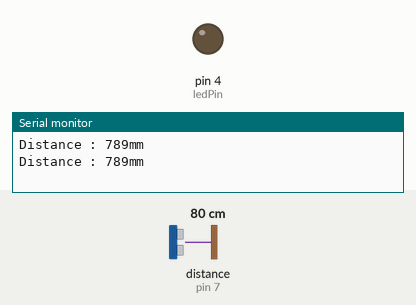
A sketch run on a simulated Arduino Uno, built with avr-gcc and run on an emulated ATmega328P. On the bench: output pins drawn as LEDs (lit = HIGH), the last lines printed to the serial monitor. Wiring (inferred from the names in the program): ultrasonic range finder: trigger pin 8; echo pin 7. Inputs (shaded band) come from the test bench; at power-on: distance to the obstacle (sensor on pin 7) 80 cm. The echo pulse lasts 58.3 µs per cm; pins used as bus, display or sensor lines are not drawn.

Above: at 3.8 s.
3.9 s: distance to the obstacle (sensor on pin 7) set to 7 cm
7.8 s: distance to the obstacle (sensor on pin 7) set to 4 cm
At 9.4 s:
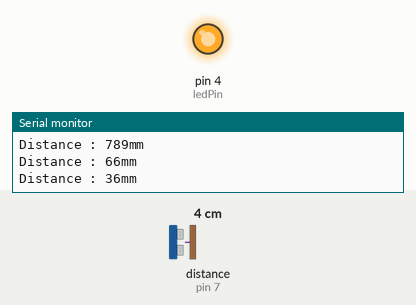
11.7 s: distance to the obstacle (sensor on pin 7) set to 9 cm
At 12.9 s:
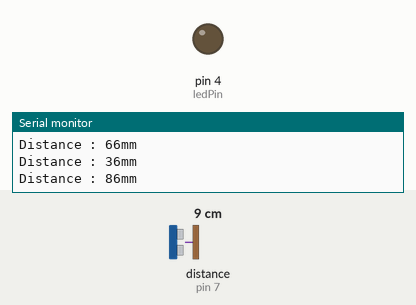
15.6 s: distance to the obstacle (sensor on pin 7) set to 2 cm
At 18.7 s:
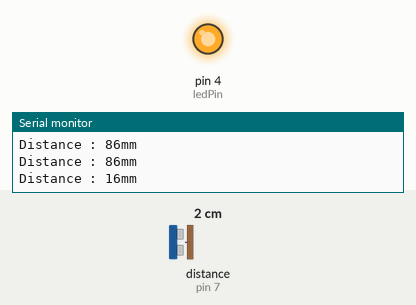
Timing chart, 0 to 20.2 s (numbered marks = the images above; inputs shaded):
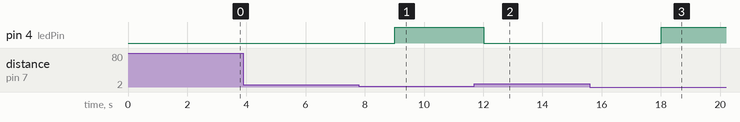

The sketch:

ultrasonic_sensor.ino
```cpp
int echoPin = 7;
int trigPin = 8;
int ledPin = 4; // 4번 핀을 LED 출력 핀으로 설정

void setup() {
  Serial.begin(9600);
  pinMode(echoPin, INPUT);
  pinMode(trigPin, OUTPUT);
  pinMode(ledPin, OUTPUT); // LED 핀을 출력으로 설정
}

void loop() {
  long duration, distance;

  // 트리거 핀으로 펄스를 내보냄
  digitalWrite(trigPin, LOW);
  delayMicroseconds(2);
  // 10^-6초 = 1 마이크로초
  // 2 * 10 ^ -6초 = 2 마이크로초
  digitalWrite(trigPin, HIGH);
  delayMicroseconds(10);
  digitalWrite(trigPin, LOW);

  // 에코 핀으로 펄스 길이를 측정
  duration = pulseIn(echoPin, HIGH);

  // 거리 계산 (밀리미터 단위, 음속 340m/s 사용)
  // 거리 = (음속 * 시간) / 2
  // 음속: 340 m/s = 0.34 mm/us
  distance = (duration * 0.34) / 2;

  Serial.print("Distance : ");
  Serial.print(distance);
  Serial.println("mm\n");

  // 거리가 50mm 이하면 LED 켜기, 아니면 끄기
  if (distance <= 50) {
    digitalWrite(ledPin, HIGH); // LED 켜기
  } else {
    digitalWrite(ledPin, LOW);  // LED 끄기
  }

  delay(3000); // 3초 대기
}
```

Measured:
- the behaviour switches between 6 and 5 cm on distance to the obstacle (sensor on pin 7) (found by bisection; images 0 and 1)
- after the input at 7.8 s, pin 4 (ledPin): LOW → HIGH after 1.2 s
- after the input at 11.7 s, pin 4 (ledPin): HIGH → LOW after 0.31 s
- after the input at 15.6 s, pin 4 (ledPin): LOW → HIGH after 2.4 s
